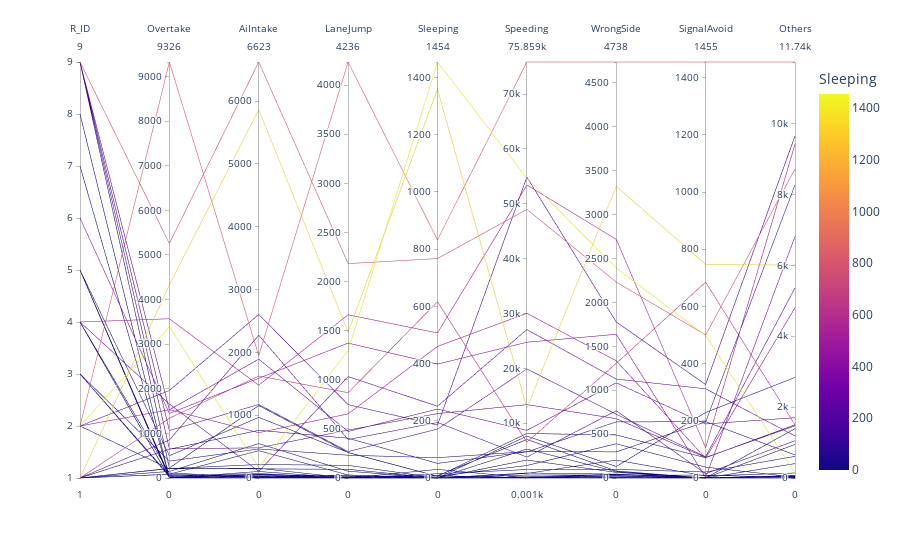

Notebook source saved alongside this figure:
### Code cell
px.parallel_coordinates(driver_response, color="Sleeping", labels={"State/UT": "State/UT", "Sleeping": "Sleeping"})

### Figure 1 — Plotly figure (JSON) as saved in the notebook; plotly's stock layout.template omitted (floating-point values rounded to 4 significant figures)
{"data": [{"dimensions": [{"label": "R_ID", "values": [2, 5, 5, 1, 9, 4, 4, 1, 1, 1, 9, 2, 2, 9, 4, 5, 5, 3, 5, 9, 1, 6, 5, 2, 9, 3, 1, 1, 3, 7, 1, 4, 4, 1, 8, 2]}, {"label": "Overtake", "values": [1531, 8, 500, 851, 655, 113, 1657, 1340, 216, 85, 223, 1963, 3392, 5256, 3570, 46, 0, 30, 0, 1530, 645, 1447, 17, 9326, 1065, 56, 147, 4329, 379, 22, 83, 5, 4, 211, 0, 207]}, {"label": "AiIntake", "values": [722, 26, 965, 2273, 480, 12, 106, 1624, 146, 435, 1154, 2603, 168, 6623, 1477, 71, 60, 43, 104, 1892, 759, 1588, 20, 1947, 1170, 17, 548, 5865, 462, 52, 20, 1, 7, 215, 0, 155]}, {"label": "LaneJump", "values": [653, 11, 260, 392, 488, 8, 1032, 869, 88, 31, 259, 747, 1299, 2183, 1662, 0, 0, 0, 0, 474, 405, 1374, 0, 4236, 269, 7, 69, 1485, 232, 20, 30, 0, 2, 129, 0, 0]}, {"label": "Sleeping", "values": [460, 8, 6, 194, 225, 8, 251, 616, 0, 0, 6, 185, 1454, 767, 507, 30, 0, 7, 0, 241, 51, 398, 0, 832, 171, 0, 0, 1359, 71, 0, 0, 2, 1, 0, 0, 15]}, {"label": "Speeding", "values": [30033, 61, 8116, 3819, 13380, 7031, 27066, 6529, 3279, 5287, 2279, 54876, 54673, 48984, 53433, 57, 186, 62, 62, 8683, 4770, 24753, 73, 75859, 19881, 912, 830, 12745, 4812, 218, 540, 29, 50, 7647.0, 1, 1547]}, {"label": "WrongSide", "values": [1335, 7, 490, 766, 676, 80, 1127, 1306, 64, 72, 390, 1777, 2392, 2232, 2718, 39, 0, 3, 26, 1084, 639, 1637, 20, 4738, 726, 44, 204, 3323, 298, 42, 34, 5, 3, 131, 0, 98]}, {"label": "SignalAvoid", "values": [69, 0, 71, 15, 72, 0, 312, 685, 0, 0, 38, 327, 498, 500, 106, 0, 0, 0, 0, 189, 197, 2, 0, 1455, 74, 1, 7, 747, 196, 2, 10, 0, 0, 229, 0, 21]}, {"label": "Others", "values": [4806, 40, 1501, 1051, 1473, 406, 1187, 1502, 1392, 948, 25, 9655, 136, 8719, 9420, 66, 0, 39, 70, 1701, 651, 6815, 51, 11740, 5366, 28, 142, 6008, 8271, 39, 14, 69, 37, 2838, 0, 610]}], "domain": {"x": [0, 1], "y": [0, 1]}, "line": {"color": [460, 8, 6, 194, 225, 8, 251, 616, 0, 0, 6, 185, 1454, 767, 507, 30, 0, 7, 0, 241, 51, 398, 0, 832, 171, 0, 0, 1359, 71, 0, 0, 2, 1, 0, 0, 15], "coloraxis": "coloraxis"}, "name": "", "type": "parcoords"}], "layout": {"coloraxis": {"colorbar": {"title": {"text": "Sleeping"}}, "colorscale": [[0, "#0d0887"], [0.1111, "#46039f"], [0.2222, "#7201a8"], [0.3333, "#9c179e"], [0.4444, "#bd3786"], [0.5556, "#d8576b"], [0.6667, "#ed7953"], [0.7778, "#fb9f3a"], [0.8889, "#fdca26"], [1, "#f0f921"]]}, "legend": {"tracegroupgap": 0}, "margin": {"t": 60}}}
